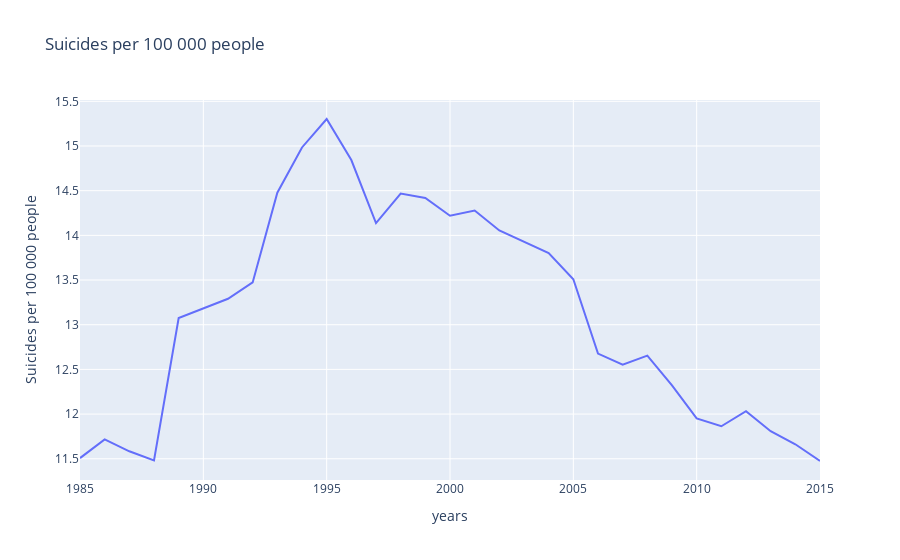

The code cell stored with this chart in its notebook:
### Code cell
yearly = group_yearly(data)
years = yearly.index.values
yearly['suicides_per_100k'] = get_suicides_per_100k(yearly)

fig = go.Figure()

fig.add_trace(
    go.Scatter(x = years, y = yearly['suicides_per_100k'], mode = 'lines', name = 'Suicides per 100 000 people')
)

fig.update_layout(title_text="Suicides per 100 000 people")

fig.update_xaxes(title_text="years")
fig.update_yaxes(title_text="Suicides per 100 000 people")

fig.show()

### Figure 1 — Plotly figure (JSON) as saved in the notebook; plotly's stock layout.template omitted (floating-point values rounded to 4 significant figures)
{"data": [{"mode": "lines", "name": "Suicides per 100 000 people", "type": "scatter", "x": [1985, 1986, 1987, 1988, 1989, 1990, 1991, 1992, 1993, 1994, 1995, 1996, 1997, 1998, 1999, 2000, 2001, 2002, 2003, 2004, 2005, 2006, 2007, 2008, 2009, 2010, 2011, 2012, 2013, 2014, 2015], "y": [11.51, 11.72, 11.58, 11.48, 13.08, 13.18, 13.29, 13.47, 14.48, 14.98, 15.3, 14.84, 14.14, 14.47, 14.42, 14.22, 14.28, 14.05, 13.93, 13.8, 13.51, 12.68, 12.55, 12.65, 12.32, 11.95, 11.86, 12.03, 11.81, 11.66, 11.47]}], "layout": {"title": {"text": "Suicides per 100 000 people"}, "xaxis": {"title": {"text": "years"}}, "yaxis": {"title": {"text": "Suicides per 100 000 people"}}}}
